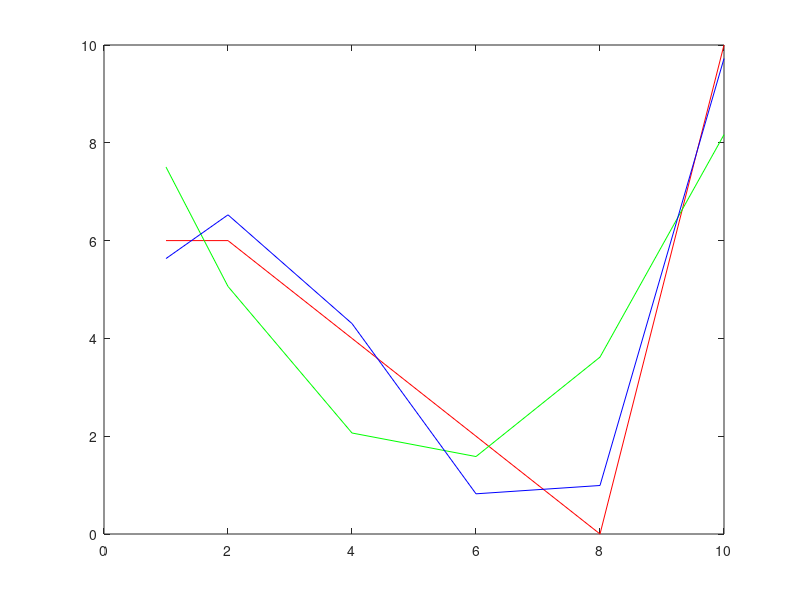

Write the MATLAB code that produced this figure.
clc;
clear;

#wektor punktow x
x = [1, 2, 4, 6, 8, 10]
y = [6, 6, 4, 2, 0, 10 ]

#rysuj wykres
plot(x,y);

#aprokysmacja wielomainem 2stopnia
#wielomian
w2 = polyfit(x, y, 2);
y2 = polyval(w2, x);

plot(x, y2);

#aprokysmacja wielomainem 3stopnia
#wielomian

w3 = polyfit(x, y, 3);
y3 = polyval(w3, x);

plot(x, y3);

#zestawienie
plot(x, y, 'r', x, y2, 'g', x, y3, 'b');


